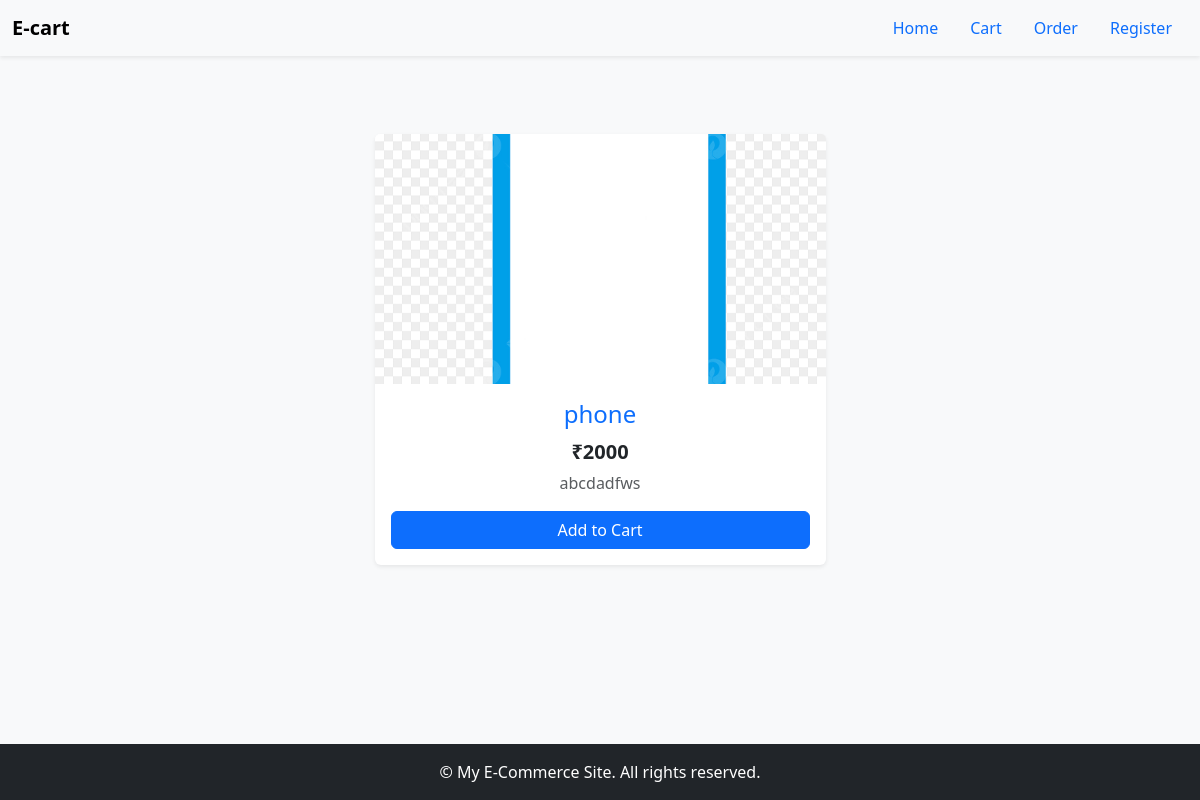
/productdetail/4/, run on the app's committed database.
### E_commerce_app/models.py (models this page shows, shortened)
class Product(models.Model):
  name=models.CharField(max_length=500)
  description=models.TextField()
  price=models.PositiveIntegerField()
  image=models.ImageField(upload_to='product_images/')
  category=models.ForeignKey('Category',on_delete=models.CASCADE)

### E_commerce_app/views.py (the view)
# urls.py: path('productdetail/<int:pk>/',ProductDetailView.as_view(),name='product_detail'),
class ProductDetailView(DetailView):
    model = Product
    template_name = 'E_commerce_app/product_detail.html'
    context_object_name = 'product'

### E_commerce_app/templates/E_commerce_app/product_detail.html (shortened to what this page needs)
{% load static %}
<!DOCTYPE html>
<html lang="en">
  <head>
    <link
      href="https://cdn.jsdelivr.net/npm/bootstrap@5.3.3/dist/css/bootstrap.min.css"
      rel="stylesheet"
    >
  </head>
  <body class="d-flex flex-column min-vh-100">
    <nav class="navbar navbar-expand-lg bg-body-tertiary shadow-sm">
      <div class="container-fluid">
        <a class="navbar-brand fw-bold" href="#">E-cart</a>
        <ul class="nav nav-pills ms-auto">
          <li class="nav-item">
            <a class="nav-link" href="{% url 'category_list' %}">Home</a>
          </li>
          <li class="nav-item">
            <a class="nav-link" href="{% url 'cart' %}">Cart</a>
          </li>
          <li class="nav-item">
            <a class="nav-link" href="{% url 'order_list' %}">Order</a>
          </li>
          <li class="nav-item">
            <a class="nav-link" href="{% url 'register' %}">Register</a>
          </li>
        </ul>
      </div>
    </nav>
    <div class="container my-5">
      <div class="row justify-content-center">
        <div class="col-md-5 col-sm-8">
          <div class="card shadow-sm h-100 text-center border-0">
            {% if product.image %}
              <img src="{{ product.image.url }}" class="card-img-top product-img" alt="{{ product.name }}">
            {% else %}
              <div class="bg-secondary text-white d-flex align-items-center justify-content-center" style="height: 250px;">
                No Image Available
              </div>
            {% endif %}
            <div class="card-body">
              <h4 class="card-title text-primary">{{ product.name }}</h4>
              <p class="fw-bold fs-5 mb-1">₹{{ product.price }}</p>
              <p class="text-muted">{{ product.description }}</p>
              <form method="POST" action="{% url 'add_to_cart' product.id %}">
                <button type="submit" class="btn btn-primary w-100 .btn-click-effect">Add to Cart</button>
              </form>
            </div>
          </div>
        </div>
      </div>
    </div>
    <footer class="bg-dark text-white text-center py-3 mt-auto">
      <p class="mb-0">&copy; {{ current_year }} My E-Commerce Site. All rights reserved.</p>
    </footer>
  </body>
</html>

### E_commerce_app/templates/E_commerce_app/product_detail.html (style rules this page uses)
body { background-color: #f8f9fa; }
.navbar { margin-bottom: 30px; }
.product-img { height: 250px; object-fit: cover; }
footer { margin-top: 50px; }

### data on the page
Product: image (picture), name "phone", price "2000", description "abcdadfws"
